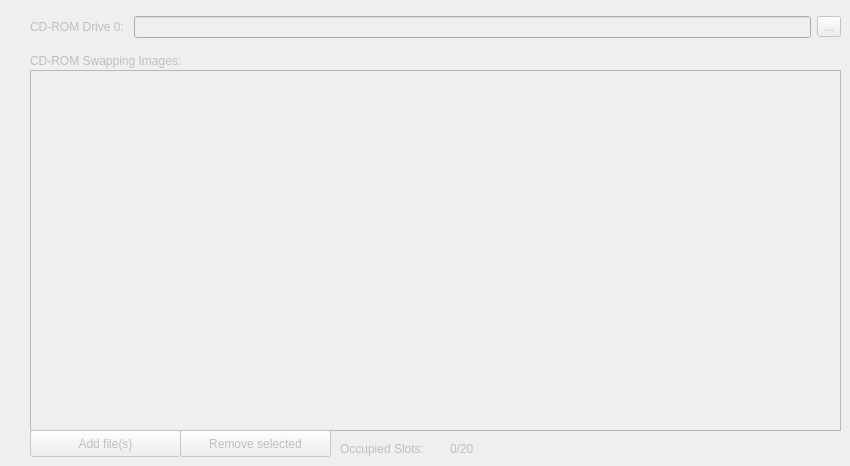
    <widget class="QWidget" name="cdromMenu">
     <attribute name="icon">
      <iconset resource="ICO.qrc">
       <normaloff>:/Images/Images/furiusisomount.png</normaloff>:/Images/Images/furiusisomount.png</iconset>
     </attribute>
     <attribute name="title">
      <string>CD-ROM</string>
     </attribute>
     <widget class="QWidget" name="verticalLayoutWidget_8">
      <property name="geometry">
       <rect>
        <x>30</x>
        <y>10</y>
        <width>811</width>
        <height>34</height>
       </rect>
      </property>
      <layout class="QHBoxLayout" name="cdromDrive0Panel">
       <item>
        <widget class="QLabel" name="cdromDrive0Label">
         <property name="enabled">
          <bool>false</bool>
         </property>
         <property name="text">
          <string>CD-ROM Drive 0: </string>
         </property>
        </widget>
       </item>
       <item>
        <widget class="QLineEdit" name="cdromDrive0LineEdit">
         <property name="enabled">
          <bool>false</bool>
         </property>
         <property name="text">
          <string/>
         </property>
         <property name="maxLength">
          <number>32000</number>
         </property>
         <property name="readOnly">
          <bool>true</bool>
         </property>
        </widget>
       </item>
       <item>
        <widget class="QToolButton" name="cdromDrive0ToolButton">
         <property name="enabled">
          <bool>false</bool>
         </property>
         <property name="toolTip">
          <string>Load CD-ROM Image</string>
         </property>
         <property name="text">
          <string>...</string>
         </property>
         <property name="icon">
          <iconset resource="ICO.qrc">
           <normaloff>:/Images/Images/media-eject.png</normaloff>:/Images/Images/media-eject.png</iconset>
         </property>
        </widget>
       </item>
      </layout>
     </widget>
     <widget class="QLabel" name="cdromSwappingImagesLabel">
      <property name="enabled">
       <bool>false</bool>
      </property>
      <property name="geometry">
       <rect>
        <x>30</x>
        <y>50</y>
        <width>251</width>
        <height>21</height>
       </rect>
      </property>
      <property name="text">
       <string>CD-ROM Swapping Images:</string>
      </property>
     </widget>
     <widget class="QListWidget" name="cdromSwappingImagesListWidget">
      <property name="enabled">
       <bool>false</bool>
      </property>
      <property name="geometry">
       <rect>
        <x>30</x>
        <y>70</y>
        <width>811</width>
        <height>361</height>
       </rect>
      </property>
      <property name="selectionMode">
       <enum>QAbstractItemView::MultiSelection</enum>
      </property>
     </widget>
     <widget class="QPushButton" name="cdromSwappingImagesRemovePushButton">
      <property name="enabled">
       <bool>false</bool>
      </property>
      <property name="geometry">
       <rect>
        <x>180</x>
        <y>430</y>
        <width>151</width>
        <height>27</height>
       </rect>
      </property>
      <property name="toolTip">
       <string>Remove CD-ROM image(s)</string>
      </property>
      <property name="text">
       <string>Remove selected</string>
      </property>
      <property name="icon">
       <iconset resource="ICO.qrc">
        <normaloff>:/Images/Images/designer-property-editor-remove-dynamic.png</normaloff>:/Images/Images/designer-property-editor-remove-dynamic.png</iconset>
      </property>
     </widget>
     <widget class="QPushButton" name="cdromSwappingImagesAddPushButton">
      <property name="enabled">
       <bool>false</bool>
      </property>
      <property name="geometry">
       <rect>
        <x>30</x>
        <y>430</y>
        <width>151</width>
        <height>27</height>
       </rect>
      </property>
      <property name="font">
       <font>
        <weight>50</weight>
        <bold>false</bold>
       </font>
      </property>
      <property name="acceptDrops">
       <bool>false</bool>
      </property>
      <property name="toolTip">
       <string>Add CD-ROM image(s)</string>
      </property>
      <property name="text">
       <string>Add file(s)</string>
      </property>
      <property name="icon">
       <iconset resource="ICO.qrc">
        <normaloff>:/Images/Images/designer-property-editor-add-dynamic.png</normaloff>:/Images/Images/designer-property-editor-add-dynamic.png</iconset>
      </property>
     </widget>
     <widget class="QLabel" name="cdromOccupiedSlotsLabel">
      <property name="enabled">
       <bool>false</bool>
      </property>
      <property name="geometry">
       <rect>
        <x>340</x>
        <y>440</y>
        <width>111</width>
        <height>17</height>
       </rect>
      </property>
      <property name="text">
       <string>Occupied Slots:</string>
      </property>
     </widget>
     <widget class="QLabel" name="cdromOccupiedSlotsDisplayLabel">
      <property name="enabled">
       <bool>false</bool>
      </property>
      <property name="geometry">
       <rect>
        <x>450</x>
        <y>440</y>
        <width>61</width>
        <height>17</height>
       </rect>
      </property>
      <property name="text">
       <string>0/20</string>
      </property>
     </widget>
    </widget>
